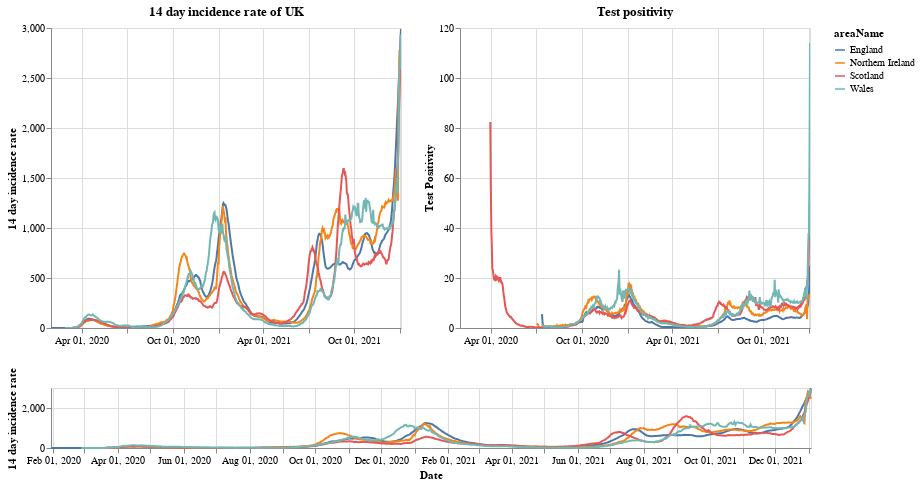

Notebook source saved alongside this figure:
### Markdown cell above
# Plots

First a plot with each country in the UK. The top right shows the positivity rate for (which is the percentage of registered tests which were positive) while the top left is the 14 day incidence rate. The bottom chart can be used to select the timeframe (does not work on a mobile device).

### Code cell
#collapse
brush = alt.selection(type='interval', name='DateBrush',encodings=['x'],fields=['Time'])
leg_selection = alt.selection_multi(fields=['areaName'], bind='legend')

base = alt.Chart(uk_cases).mark_line().encode(
    x=alt.X("yearmonthdate(date):T", axis=alt.Axis(title='Date')),
    y=alt.Y("twoWeeklyCasesRate:Q", axis=alt.Axis(title='14 day incidence rate')),
    tooltip=['areaName', 'date','twoWeeklyCasesRate', 'testPositivity'],
    color='areaName',
    opacity=alt.condition(leg_selection, alt.value(2), alt.value(0.1))
).add_selection(leg_selection).properties(width=350)

upper = base.encode(alt.X('yearmonthdate(date):T', axis=alt.Axis(title=''),
                         scale=alt.Scale(domain=brush))
                   ).properties(title=f'14 day incidence rate of UK')
upper_right = upper.encode(alt.Y('testPositivity:Q', axis=alt.Axis(title='Test Positivity'))).properties(title='Test positivity')
lower = base.properties(height=60, width = 760).add_selection(brush)

(upper | upper_right) & lower

### Figure 1 — Vega-Lite specification as saved in the notebook (floating-point values rounded to 4 significant figures; data arrays with more than 128 entries replaced by an {"elided": "..."} marker saying what was removed)
{"config": {"view": {"continuousWidth": 400, "continuousHeight": 300}}, "vconcat": [{"hconcat": [{"mark": "line", "encoding": {"color": {"type": "nominal", "field": "areaName"}, "opacity": {"condition": {"value": 2, "selection": "selector001"}, "value": 0.1}, "tooltip": [{"type": "nominal", "field": "areaName"}, {"type": "temporal", "field": "date"}, {"type": "quantitative", "field": "twoWeeklyCasesRate"}, {"type": "quantitative", "field": "testPositivity"}], "x": {"type": "temporal", "axis": {"title": ""}, "field": "date", "scale": {"domain": {"selection": "DateBrush"}}, "timeUnit": "yearmonthdate"}, "y": {"type": "quantitative", "axis": {"title": "14 day incidence rate"}, "field": "twoWeeklyCasesRate"}}, "selection": {"selector001": {"type": "multi", "fields": ["areaName"], "bind": "legend"}}, "title": "14 day incidence rate of UK", "width": 350}, {"mark": "line", "encoding": {"color": {"type": "nominal", "field": "areaName"}, "opacity": {"condition": {"value": 2, "selection": "selector001"}, "value": 0.1}, "tooltip": [{"type": "nominal", "field": "areaName"}, {"type": "temporal", "field": "date"}, {"type": "quantitative", "field": "twoWeeklyCasesRate"}, {"type": "quantitative", "field": "testPositivity"}], "x": {"type": "temporal", "axis": {"title": ""}, "field": "date", "scale": {"domain": {"selection": "DateBrush"}}, "timeUnit": "yearmonthdate"}, "y": {"type": "quantitative", "axis": {"title": "Test Positivity"}, "field": "testPositivity"}}, "selection": {"selector001": {"type": "multi", "fields": ["areaName"], "bind": "legend"}}, "title": "Test positivity", "width": 350}]}, {"mark": "line", "encoding": {"color": {"type": "nominal", "field": "areaName"}, "opacity": {"condition": {"value": 2, "selection": "selector001"}, "value": 0.1}, "tooltip": [{"type": "nominal", "field": "areaName"}, {"type": "temporal", "field": "date"}, {"type": "quantitative", "field": "twoWeeklyCasesRate"}, {"type": "quantitative", "field": "testPositivity"}], "x": {"type": "temporal", "axis": {"title": "Date"}, "field": "date", "timeUnit": "yearmonthdate"}, "y": {"type": "quantitative", "axis": {"title": "14 day incidence rate"}, "field": "twoWeeklyCasesRate"}}, "height": 60, "selection": {"selector001": {"type": "multi", "fields": ["areaName"], "bind": "legend"}, "DateBrush": {"type": "interval", "encodings": ["x"], "fields": ["Time"]}}, "width": 760}], "data": {"name": "data-ab6f097409e7695bfa63b70f7940b78a"}, "$schema": "https://vega.github.io/schema/vega-lite/v4.8.1.json", "datasets": {"data-ab6f097409e7695bfa63b70f7940b78a": {"elided": "2728 records"}}}
